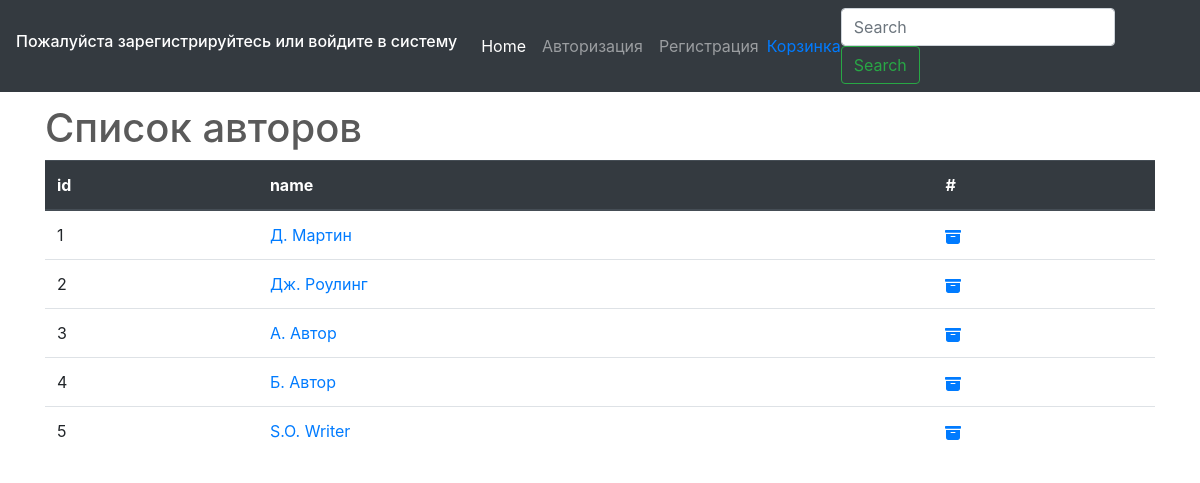
/listwriter/, run on the app's committed database.
### testapp/models.py (models this page shows, shortened)
class Writer(models.Model):
    name = models.CharField(verbose_name='ФИО Автора', max_length=100)

### testapp/views.py (the view)
# urls.py: path('listwriter/', ListWriter.as_view(), name ='listwriter'),
class ListWriter(ListView):
    model = Writer
    template_name = 'testapp/listwriter.html'

### testapp/templates/testapp/listwriter.html (shortened to what this page needs)
{% extends 'base.html' %}
{% load static %}
{% block body %}
<div class="container">
<h1>List Writer</h1>
</div>
<div class="container">
<h1>Список авторов</h1>
    <table width="100%" class="table">
        <thead class="thead-dark">
        <tr>
            <th>id</th>
            <th>name</th>
            <th>#</th>
        </tr>
        </thead>
        {%for obj in object_list%}
        <tr>
            <td>{{obj.pk}}</td>
            <td><a href="/{{obj.pk}}/detailwriter/">{{obj.name}}</a></td>
            <td>
                <a href="/{{obj.pk}}/deletewriter/">
                </a>
            </td>
        </tr>
        {% endfor %}
    </table>
</div>
{% endblock body %}

### static/css/carousel.css (style rules this page uses)
body { padding-top: 3rem; padding-bottom: 3rem; color: #5a5a5a; }

### data on the page
Writer: pk "1", name "Д. Мартин"
Writer: pk "2", name "Дж. Роулинг"
Writer: pk "3", name "А. Автор"
Writer: pk "4", name "Б. Автор"
Writer: pk "5", name "S.O. Writer"
